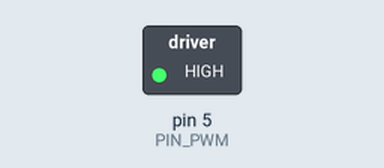
Recording of a sketch running on a simulated Arduino Uno, built with avr-gcc and run on an emulated ATmega328P. On the bench: switched loads named in the sketch (green lamp = pin HIGH).

Above: at 0.1 s.
Timing chart, 0 to 1.6 s (numbered marks = the images above):
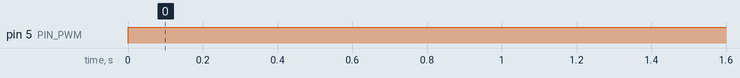

Measured:
- by itself, pin 5 (PIN_PWM): LOW → HIGH at 0.00 s

The sketch:

test.ino
```cpp
#include <TimerOne.h> // Libreria para usar el objeto Timer1

#define PIN_PWM 5
#define PIN_INTERRUPT 2

// Defino variables globales:

int cont; // Contador de pulsos
float Tw=0.1; // Tiempo de ventana
int vel=0; // Velocidad del motor
int vel_anterior=0;
int ppv=20; // Pulsos por vuelta
float Kp=0;
float Kd=0;
float Ki=0;
int N=10;
float Pk, Ik, Dk;
float uk;
int pwm_;
int ref;
bool interrupt_on=false;

void setup()
{
  pinMode(PIN_PWM,OUTPUT); // Seteo el pin 5 como salida PWM
}

void loop()
{

  analogWrite(PIN_PWM,255); // Ajusta el valor del PWM
}
```
